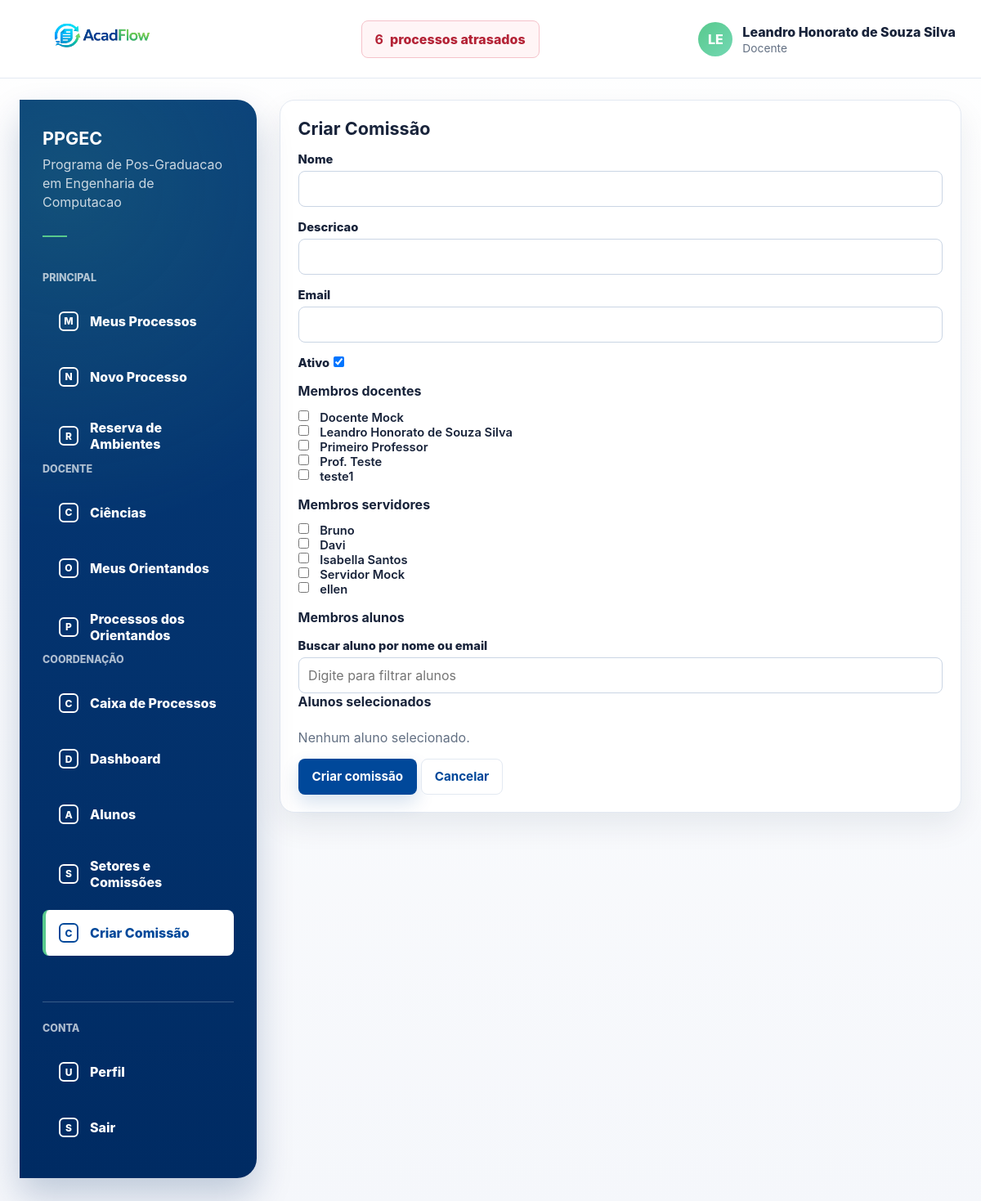
/coordenacao/setores/criar/ (signed in), run on the app's committed database.
### processos/models.py (models this page shows)
class User(AbstractUser):
    class TipoUsuario(models.TextChoices):
        ALUNO = "ALUNO", "Aluno"
        DOCENTE = "DOCENTE", "Docente"
        SERVIDOR = "SERVIDOR", "Servidor"
    username = None
    first_name = None
    last_name = None
    nome = models.CharField(max_length=255)
    email = models.EmailField(unique=True)
    polo_atuacao = models.ForeignKey(
        "Polo",
        on_delete=models.SET_NULL,
        null=True,
        blank=True,
        related_name="servidores",
    )
    tipo_usuario = models.CharField(
        max_length=20,
        choices=TipoUsuario.choices,
        default=TipoUsuario.SERVIDOR,
    )
    USERNAME_FIELD = "email"
    REQUIRED_FIELDS = ["nome"]
    objects = UserManager()
    class Meta:
        ordering = ["nome", "email"]
    def __str__(self) -> str:
        return self.nome or self.email

### processos/views.py (the view)
# urls.py: path("coordenacao/setores/criar/", criar_comissao_view, name="criar_comissao"),
@login_required
def criar_comissao_view(request):
    if not _is_coordenador(request.user):
        raise PermissionDenied("Acesso restrito a coordenadores.")
    if request.method == "POST":
        form = SetorComissaoForm(request.POST)
        if form.is_valid():
            setor = form.save(commit=False)
            setor.tipo = Setor.TipoSetor.COMISSAO
            setor.save()
            membros_selecionados = set()
            for campo in ["docentes", "servidores", "alunos"]:
                membros_selecionados.update(form.cleaned_data[campo].values_list("id", flat=True))
            for usuario_id in membros_selecionados:
                SetorMembro.objects.create(
                    setor=setor,
                    usuario_id=usuario_id,
                    designado_por=request.user,
                )
            messages.success(request, "Comissao criada com sucesso.")
            return redirect("setores_comissoes")
        messages.error(request, "Nao foi possivel criar a comissao.")
    else:
        form = SetorComissaoForm()
    return render(
        request,
        "processos/criar_comissao.html",
        {
            "form": form,
            "is_coordenador": _is_coordenador(request.user),
            "has_gestao_access": _has_gestao_access(request.user),
            "can_view_dashboard": _can_view_dashboard(request.user),
            "can_view_processos": _can_view_processos(request.user),
            "can_view_caixa": _can_view_caixa(request.user),
        },
    )

### processos/forms.py
class SetorComissaoForm(forms.ModelForm):
    docentes = forms.ModelMultipleChoiceField(
        queryset=User.objects.filter(tipo_usuario=User.TipoUsuario.DOCENTE, is_active=True).order_by("nome", "email"),
        required=False,
        label="Docentes",
        widget=forms.CheckboxSelectMultiple,
    )
    servidores = forms.ModelMultipleChoiceField(
        queryset=User.objects.filter(tipo_usuario=User.TipoUsuario.SERVIDOR, is_active=True).order_by("nome", "email"),
        required=False,
        label="Servidores",
        widget=forms.CheckboxSelectMultiple,
    )
    alunos = forms.ModelMultipleChoiceField(
        queryset=User.objects.filter(tipo_usuario=User.TipoUsuario.ALUNO).order_by("nome", "email"),
        required=False,
        label="Alunos",
        widget=forms.CheckboxSelectMultiple,
    )
    class Meta:
        model = Setor
        fields = ["nome", "descricao", "email", "ativo", "docentes", "servidores", "alunos"]

### processos/context_processors.py (called while the page is built)
def processos_atrasados(request):
    if not request.user.is_authenticated:
        return {}
    return {
        "processos_atrasados_count": processos_atrasados_queryset(request.user).count(),
        "processos_atrasados_url": processos_atrasados_url(request.user),
    }

def _is_docente(user):
    return user.is_authenticated and user.tipo_usuario == User.TipoUsuario.DOCENTE

def _is_servidor(user):
    return user.is_authenticated and user.tipo_usuario == User.TipoUsuario.SERVIDOR

def _is_coordenador(user):
    if not _is_docente(user):
        return False
    try:
        return bool(user.docente.coordenador)
    except Docente.DoesNotExist:
        return False

def _has_gestao_access(user):
    return _is_coordenador(user) or _is_servidor(user)

def _can_view_processos(user):
    return _is_coordenador(user) or _is_servidor(user)

def _can_view_caixa(user):
    return (
        _is_servidor(user)
        or SetorMembro.objects.filter(usuario=user, data_saida__isnull=True, setor__ativo=True).exists()
    )

def _has_setor_membership(user):
    return SetorMembro.objects.filter(usuario=user, data_saida__isnull=True, setor__ativo=True).exists()

def _is_membro_setor_nome(user, nome):
    return SetorMembro.objects.filter(
        usuario=user,
        data_saida__isnull=True,
        setor__ativo=True,
        setor__nome=nome,
    ).exists()

def _menu_item(label, href, url_names, icon):
    return {
        "label": label,
        "href": href,
        "url_names": url_names,
        "icon": icon,
    }

### templates/processos/criar_comissao.html (shortened to what this page needs)
{% extends "base.html" %}
{% block content %}
<section class="card">
    <h1 class="section-title">Criar Comissão</h1>
    {% url 'setores_comissoes' as setores_url %}
    {% include "processos/includes/setor_comissao_form.html" with submit_label="Criar comissão" cancel_url=setores_url %}
</section>
{% endblock %}

### templates/base.html (shortened to what this page needs)
{% load static %}
<!doctype html>
<html lang="pt-BR">
<head>
    <link rel="stylesheet" href="{% static 'css/app.css' %}">
</head>
<body>
<div class="app-shell">
    {% if user.is_authenticated %}
        <header class="topbar">
            <div class="container topbar-content">
                <a class="brand" href="{% url 'home' %}" aria-label="AcadFlow">
                    <img class="brand-logo" src="{% static 'img/acadflow-logo.png' %}" alt="AcadFlow">
                </a>
                <a class="overdue-link" href="{{ processos_atrasados_url }}">
                    <strong>{{ processos_atrasados_count|default:0 }}</strong>
                    <span>processos atrasados</span>
                </a>
                <details class="user-menu">
                    <summary class="user-chip">
                        <span class="avatar" aria-hidden="true">{{ user.nome|default:user.email|slice:":2"|upper }}</span>
                        <span class="user-meta">
                            <span class="user-name">{{ user.nome }}</span>
                            <span class="user-role">{{ user.get_tipo_usuario_display }}</span>
                        </span>
                    </summary>
                </details>
            </div>
        </header>
    {% endif %}
    <main class="main-area">
        <div class="container">
            {% if user.is_authenticated %}
                <div class="layout">
                    <aside class="sidebar" aria-label="Menu principal">
                        <div class="sidebar-program">
                            <strong>PPGEC</strong>
                            <span>Programa de Pos-Graduacao em Engenharia de Computacao</span>
                            <span class="sidebar-rule"></span>
                        </div>
                        {% for section in nav_menu_sections %}
                            <p class="sidebar-label">{{ section.label }}</p>
                            <ul class="side-menu">
                                {% for item in section.items %}
                                    <li>
                                        <a class="{% if request.resolver_match.url_name in item.url_names %}is-active{% endif %}" href="{{ item.href }}">
                                            <span class="side-icon">{{ item.icon }}</span>
                                            {{ item.label }}
                                        </a>
                                    </li>
                                {% endfor %}
                            </ul>
                        {% endfor %}
                        <div class="sidebar-footer">
                            <p class="sidebar-label">Conta</p>
                            <ul class="side-menu">
                                <li>
                                    <a class="{% if request.resolver_match.url_name == 'me' %}is-active{% endif %}" href="{% url 'me' %}">
                                        <span class="side-icon">U</span>
                                        Perfil
                                    </a>
                                </li>
                                <li>
                                    <form method="post" action="{% url 'logout' %}" class="side-form">
                                        <button type="submit">
                                            <span class="side-icon">S</span>
                                            Sair
                                        </button>
                                    </form>
                                </li>
                            </ul>
                        </div>
                    </aside>
                    <section class="content-area">
            {% endif %}
            {% block content %}{% endblock %}
            {% if user.is_authenticated %}
                    </section>
                </div>
            {% endif %}
        </div>
    </main>
</div>
</body>
</html>

### templates/processos/includes/setor_comissao_form.html (style rules this page uses)
.checkbox-list label { display: flex; gap: 0.45rem; align-items: flex-start; font-weight: 600; }

### data on the page
User: nome "LE", nome "Leandro Honorato de Souza Silva", tipo_usuario "Docente"

### other printed values
{{ processos_atrasados_count|default:0 }} "6"
{{ section.label }} "PRINCIPAL" "DOCENTE" "COORDENAÇÃO"
{{ item.icon }} "M" "N" "R" "C" "O" "P" "C" "D" "A" "S" "C"
{{ item.label }} "Meus Processos" "Novo Processo" "Reserva de Ambientes" "Ciências" "Meus Orientandos" "Processos dos Orientandos" "Caixa de Processos" "Dashboard" "Alunos" "Setores e Comissões" "Criar Comissão"
{{ field.label }} "Nome" "Descricao" "Email" "Ativo"
{{ submit_label|default:"Salvar" }} "Criar comissão"
